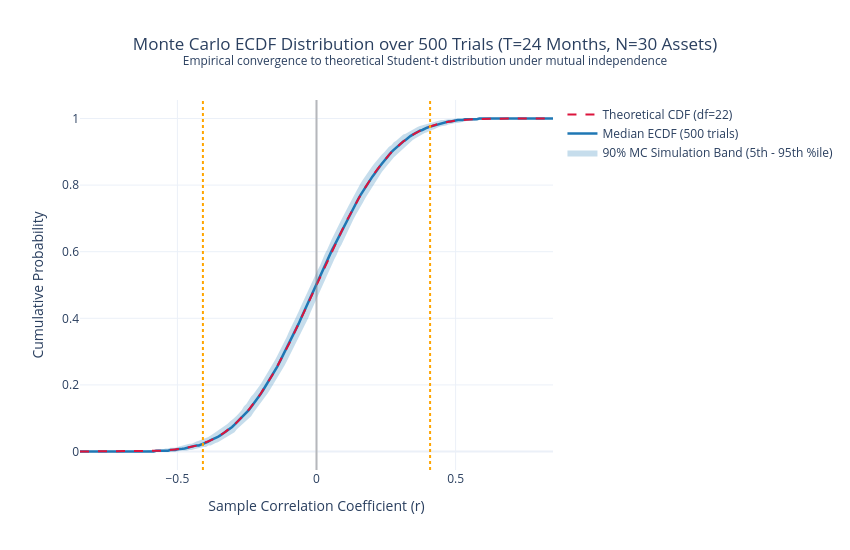

Source (notebook cell):
### Markdown cell above
### Monte Carlo Ensemble Simulation: ECDF Sampling Distribution

To confirm that the broad dispersion of correlation coefficients is not an idiosyncrasy of a single random seed, we now perform a **Monte Carlo ensemble simulation** over $B = 500$ independent trials of 24-month return series for the 30 assets.

For each trial, we compute the sample correlation matrix and evaluate the ECDF across a fixed grid $r \in [-0.85, 0.85]$. This allows us to observe:
1. The **Median ECDF** across all trials (which converges to the exact theoretical curve).
2. The **90% Confidence Envelope (5th to 95th percentiles)** of empirical CDFs, illustrating the range of sample variation an allocator should anticipate when evaluating 2-year correlation matrices.

### Code cell
# 4. Monte Carlo Simulation of ECDFs across 500 Independent Realizations

num_trials = 500
r_eval_grid = np.linspace(-0.85, 0.85, 200)

# Evaluate theoretical CDF on the grid
t_eval_grid = r_eval_grid * np.sqrt(df_t) / np.sqrt(np.maximum(1 - r_eval_grid**2, 1e-12))
th_cdf_grid = stats.t.cdf(t_eval_grid, df=df_t)

trial_ecdfs = np.zeros((num_trials, len(r_eval_grid)))
max_corrs_mc = np.zeros(num_trials)
min_corrs_mc = np.zeros(num_trials)

print(f"Running Monte Carlo Simulation ({num_trials} trials of T={T_months}, N={N_assets})...")

for b in range(num_trials):
    # Simulate independent Gaussian returns
    ret_b = np.random.normal(monthly_mean, monthly_std, size=(T_months, N_assets))
    corr_b = np.corrcoef(ret_b, rowvar=False)
    corrs_b = corr_b[triu_indices]
    
    # Store extreme correlations
    max_corrs_mc[b] = np.max(corrs_b)
    min_corrs_mc[b] = np.min(corrs_b)
    
    # Calculate ECDF on evaluation grid
    trial_ecdfs[b, :] = np.searchsorted(np.sort(corrs_b), r_eval_grid, side='right') / len(corrs_b)

# Calculate percentiles across Monte Carlo runs
ecdf_p50 = np.percentile(trial_ecdfs, 50, axis=0)
ecdf_p05 = np.percentile(trial_ecdfs, 5, axis=0)
ecdf_p95 = np.percentile(trial_ecdfs, 95, axis=0)

print("Monte Carlo Simulation completed!")
print(f"Average Minimum Correlation across 500 trials: {np.mean(min_corrs_mc):+.4f} (median: {np.median(min_corrs_mc):+.4f})")
print(f"Average Maximum Correlation across 500 trials: {np.mean(max_corrs_mc):+.4f} (median: {np.median(max_corrs_mc):+.4f})")
print(f"Max absolute discrepancy between MC Median ECDF and Theoretical CDF: {np.max(np.abs(ecdf_p50 - th_cdf_grid)):.4f}")

# Plotly Monte Carlo Ensemble Chart
fig_mc = go.Figure()

# 90% confidence ribbon
fig_mc.add_trace(go.Scatter(
    x=r_eval_grid, y=ecdf_p95,
    mode='lines',
    line=dict(width=0),
    showlegend=False,
    hoverinfo='skip'
))

fig_mc.add_trace(go.Scatter(
    x=r_eval_grid, y=ecdf_p05,
    mode='lines',
    fill='tonexty',
    fillcolor='rgba(31, 119, 180, 0.25)',
    name='90% MC Simulation Band (5th - 95th %ile)',
    line=dict(width=0)
))

# Median ECDF
fig_mc.add_trace(go.Scatter(
    x=r_eval_grid, y=ecdf_p50,
    mode='lines',
    name=f'Median ECDF ({num_trials} trials)',
    line=dict(color='#1f77b4', width=2.5)
))

# Exact Theoretical CDF
fig_mc.add_trace(go.Scatter(
    x=r_eval_grid, y=th_cdf_grid,
    mode='lines',
    name=f'Theoretical CDF (df={df_t})',
    line=dict(color='crimson', width=2, dash='dash')
))

fig_mc.add_vline(x=0, line_dash='solid', line_color='gray', opacity=0.5)
fig_mc.add_vline(x=-2 * se_corr, line_dash='dot', line_color='orange')
fig_mc.add_vline(x=2 * se_corr, line_dash='dot', line_color='orange')

fig_mc.update_layout(
    title=dict(
        text=f'Monte Carlo ECDF Distribution over {num_trials} Trials (T={T_months} Months, N={N_assets} Assets)<br><sup>Empirical convergence to theoretical Student-t distribution under mutual independence</sup>',
        x=0.5
    ),
    xaxis_title='Sample Correlation Coefficient (r)',
    yaxis_title='Cumulative Probability',
    template='plotly_white',
    hovermode='x unified',
    width=850,
    height=550
)

fig_mc.show()

### Figure 1 — Plotly figure (JSON) as saved in the notebook; plotly's stock layout.template omitted (floating-point values rounded to 4 significant figures; data arrays with more than 128 entries replaced by an {"elided": "..."} marker saying what was removed)
{"data": [{"hoverinfo": "skip", "line": {"width": 0}, "mode": "lines", "showlegend": false, "x": {"elided": "200 float values"}, "y": {"elided": "200 float values"}, "type": "scatter"}, {"fill": "tonexty", "fillcolor": "rgba(31, 119, 180, 0.25)", "line": {"width": 0}, "mode": "lines", "name": "90% MC Simulation Band (5th - 95th %ile)", "x": {"elided": "200 float values"}, "y": {"elided": "200 float values"}, "type": "scatter"}, {"line": {"color": "#1f77b4", "width": 2.5}, "mode": "lines", "name": "Median ECDF (500 trials)", "x": {"elided": "200 float values"}, "y": {"elided": "200 float values"}, "type": "scatter"}, {"line": {"color": "crimson", "dash": "dash", "width": 2}, "mode": "lines", "name": "Theoretical CDF (df=22)", "x": {"elided": "200 float values"}, "y": {"elided": "200 float values"}, "type": "scatter"}], "layout": {"shapes": [{"line": {"color": "gray", "dash": "solid"}, "opacity": 0.5, "type": "line", "x0": 0, "x1": 0, "xref": "x", "y0": 0, "y1": 1, "yref": "y domain"}, {"line": {"color": "orange", "dash": "dot"}, "type": "line", "x0": -0.4082, "x1": -0.4082, "xref": "x", "y0": 0, "y1": 1, "yref": "y domain"}, {"line": {"color": "orange", "dash": "dot"}, "type": "line", "x0": 0.4082, "x1": 0.4082, "xref": "x", "y0": 0, "y1": 1, "yref": "y domain"}], "title": {"text": "Monte Carlo ECDF Distribution over 500 Trials (T=24 Months, N=30 Assets)<br><sup>Empirical convergence to theoretical Student-t distribution under mutual independence</sup>", "x": 0.5}, "xaxis": {"title": {"text": "Sample Correlation Coefficient (r)"}}, "yaxis": {"title": {"text": "Cumulative Probability"}}, "hovermode": "x unified", "width": 850, "height": 550}}
